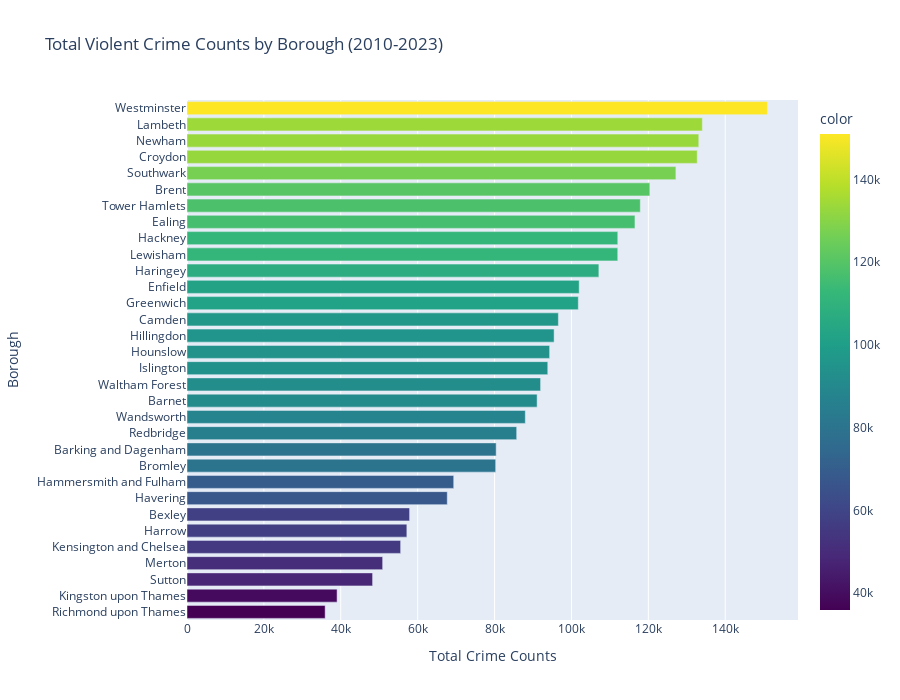

Notebook cell for this chart:
### Code cell
def plot_crime_count_per_borough(df, category_col, categories):
    # Filter the DataFrame based on the categories provided
    filtered_data = df[df[category_col].isin(categories)]
    
    # Aggregate the total crimes by 'Borough'
    total_by_borough = filtered_data.groupby('Borough').sum().sum(axis=1).sort_values(ascending=False)
    
    # Create the Plotly bar chart
    fig = px.bar(total_by_borough, y=total_by_borough.index, x=total_by_borough.values,
                 orientation='h', title=f'Total Violent Crime Counts by Borough (2010-2023)',
                 labels={'y': 'Borough', 'x': 'Total Crime Counts'},
                 height=700,  # Adjust the height if needed
                 color=total_by_borough.values, color_continuous_scale='viridis')
    
    # Update the layout to sort the y-axis by the total in ascending order
    fig.update_layout(yaxis={'categoryorder':'total ascending'})
    
    # Display the figure
    fig.show()
    
# Usage

df = load_and_process_data()

categories_to_filter = ['Possession of Weapons', 'Robbery', 'Sexual Offences', 'Violence Against the Person']
plot_crime_count_per_borough(df, 'Major Category', categories_to_filter)

### Figure 1 — Plotly figure (JSON) as saved in the notebook; plotly's stock layout.template omitted (floating-point values rounded to 4 significant figures)
{"data": [{"alignmentgroup": "True", "hovertemplate": "Total Crime Counts=%{x}<br>Borough=%{y}<br>color=%{marker.color}<extra></extra>", "legendgroup": "", "marker": {"color": [150978, 134048, 133116, 132711, 127161, 120388, 117904, 116517, 112051, 112043, 107128, 102008, 101778, 96595, 95486, 94321, 93837, 91971, 91071, 88000, 85751, 80417, 80288, 69376, 67697, 57900, 57185, 55568, 50890, 48274, 39038, 35935], "coloraxis": "coloraxis", "pattern": {"shape": ""}}, "name": "", "offsetgroup": "", "orientation": "h", "showlegend": false, "textposition": "auto", "type": "bar", "x": [150978, 134048, 133116, 132711, 127161, 120388, 117904, 116517, 112051, 112043, 107128, 102008, 101778, 96595, 95486, 94321, 93837, 91971, 91071, 88000, 85751, 80417, 80288, 69376, 67697, 57900, 57185, 55568, 50890, 48274, 39038, 35935], "xaxis": "x", "y": ["Westminster", "Lambeth", "Newham", "Croydon", "Southwark", "Brent", "Tower Hamlets", "Ealing", "Hackney", "Lewisham", "Haringey", "Enfield", "Greenwich", "Camden", "Hillingdon", "Hounslow", "Islington", "Waltham Forest", "Barnet", "Wandsworth", "Redbridge", "Barking and Dagenham", "Bromley", "Hammersmith and Fulham", "Havering", "Bexley", "Harrow", "Kensington and Chelsea", "Merton", "Sutton", "Kingston upon Thames", "Richmond upon Thames"], "yaxis": "y"}], "layout": {"barmode": "relative", "coloraxis": {"colorbar": {"title": {"text": "color"}}, "colorscale": [[0, "#440154"], [0.1111, "#482878"], [0.2222, "#3e4989"], [0.3333, "#31688e"], [0.4444, "#26828e"], [0.5556, "#1f9e89"], [0.6667, "#35b779"], [0.7778, "#6ece58"], [0.8889, "#b5de2b"], [1, "#fde725"]]}, "height": 700, "legend": {"tracegroupgap": 0}, "title": {"text": "Total Violent Crime Counts by Borough (2010-2023)"}, "xaxis": {"anchor": "y", "domain": [0, 1], "title": {"text": "Total Crime Counts"}}, "yaxis": {"anchor": "x", "categoryorder": "total ascending", "domain": [0, 1], "title": {"text": "Borough"}}}}
